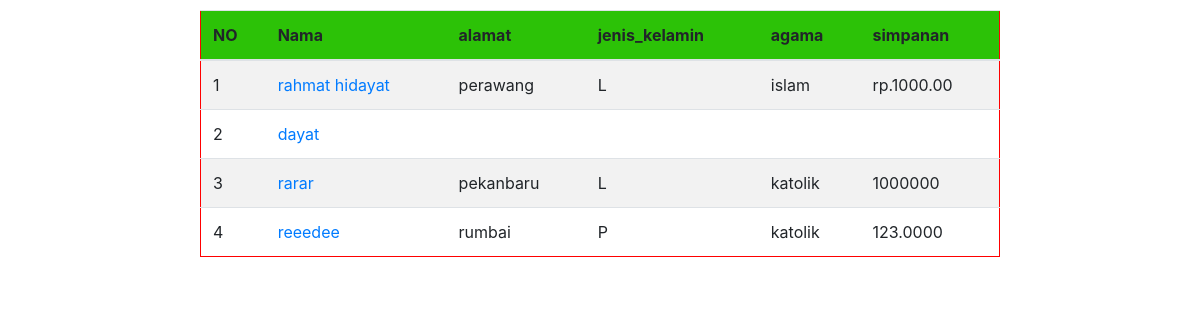
Screenshot of /list_laporan.php with the database file from the repository.
### tables this page shows
CREATE TABLE `simpanan_anggota` (
  `id` int(10) NOT NULL,
  `nama` varchar(20) NOT NULL,
  `alamat` varchar(20) NOT NULL,
  `jenis_kelamin` varchar(20) NOT NULL,
  `agama` varchar(20) NOT NULL,
  `simpanan` varchar(20) NOT NULL
);

### list_laporan.php (the view, shortened to what this page needs)
<!DOCTYPE html>
<html lang="en">
<head>
	<link rel="stylesheet" href="style.css">
    <link rel="stylesheet" href="https://cdnjs.cloudflare.com/ajax/libs/twitter-bootstrap/4.5.2/css/bootstrap.css">
    <link rel="stylesheet" href="https://cdn.datatables.net/1.11.3/css/dataTables.bootstrap4.min.css">
</head>
<body>
<div style="width: 800px;">
	<table class="table table-striped" style="width: 800px; border : solid red 1px;">
	<thead>
		<tr>
			<th align="left">NO</th>
			<th align="left">Nama</th>
			<th align="left">alamat</th>
			<th align="left">jenis_kelamin</th>
			<th align="left">agama</th>
			<th align="left">simpanan</th>
		</tr>
	</thead>
	<tbody>
		<?php
			$no = 1;
			$SQL ="SELECT * FROM simpanan_anggota";
			$data=mysqli_query($MySQli,$SQL);
			while ($d = mysqli_fetch_array($data)) {
				?>
				<tr>
			<td><?= $no++ ?></td>
			<td><a href="?page=detail&id=<?= $d['id'] ?>"><?= $d['nama'] ?></a></td>
			<td><?= $d['alamat'] ?></td>
			<td><?= $d['jenis_kelamin'] ?></td>
			<td><?= $d['agama'] ?></td>
			<td><?= $d['simpanan'] ?></td>
			</tr>
			<?php
			}
		 ?>
	</tbody>
</table>
</div>
</body>
</html>

### style.css (style rules this page uses)
a { text-decoration: none; color: #4CAF50; }
div { margin: auto ; width: 400px; margin-top: 10px; }
table { border-style: none; border-collapse: collapse; }
th { background-color:#2cc207 ; padding: 5px; border: none; font-size: 16px; }
td { border: none; }

### rows the page displays
simpanan_anggota: nama "rahmat hidayat", alamat "perawang", jenis_kelamin "L", agama "islam", simpanan "rp.1000.00"
simpanan_anggota: nama "dayat"
simpanan_anggota: nama "rarar", alamat "pekanbaru", jenis_kelamin "L", agama "katolik", simpanan "1000000"
simpanan_anggota: nama "reeedee", alamat "rumbai", jenis_kelamin "P", agama "katolik", simpanan "123.0000"
